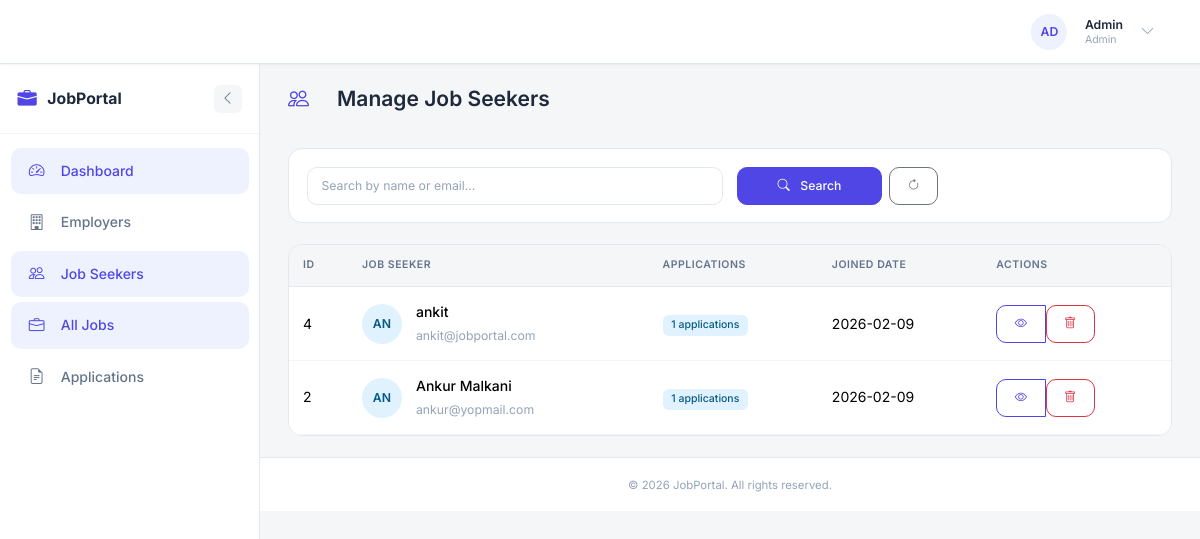
The app's page /admin/jobseekers (signed in) with its own data.
### models.py (models this page shows, shortened)
class User(db.Model, UserMixin):
    __tablename__ = 'users'
    id = db.Column(db.Integer, primary_key=True)
    name = db.Column(db.String(100), nullable=False)
    email = db.Column(db.String(120), unique=True, nullable=False, index=True)
    password_hash = db.Column(db.String(128), nullable=False)
    role = db.Column(db.String(20), nullable=False)  # admin, employer, jobseeker
    created_at = db.Column(db.DateTime, default=datetime.utcnow)
    updated_at = db.Column(db.DateTime, default=datetime.utcnow, onupdate=datetime.utcnow)
    profile = db.relationship('Profile', back_populates='user', uselist=False, cascade='all, delete-orphan')
    jobs = db.relationship('Job', back_populates='employer', foreign_keys='Job.employer_id', cascade='all, delete-orphan')
    applications = db.relationship('Application', back_populates='jobseeker', foreign_keys='Application.jobseeker_id', cascade='all, delete-orphan')
    @property
    def password(self):
        """Prevent direct password access"""
        raise AttributeError('Password is not readable')
    def is_admin(self):
        return self.role == 'admin'
    def is_employer(self):
        return self.role == 'employer'
    def is_jobseeker(self):
        return self.role == 'jobseeker'
    def get_role_display(self):
        roles = {
            'admin': 'Admin',
            'employer': 'Employer',
            'jobseeker': 'Jobseeker'
        }
        return roles.get(self.role, self.role)

### admin/routes.py (the view)
@admin.route('/jobseekers')
@login_required
def jobseekers():
    if not current_user.is_admin():
        flash('Access denied. Admin privileges required.', 'danger')
        return redirect(url_for('main.home'))
    page = request.args.get('page', 1, type=int)
    search = request.args.get('search', '')
    query = User.query.filter_by(role='jobseeker')
    if search:
        query = query.filter(
            (User.name.contains(search)) |
            (User.email.contains(search))
        )
    jobseekers_pagination = query.order_by(User.created_at.desc()).paginate(
        page=page, per_page=10, error_out=False
    )
    return render_template('admin/jobseekers.html', jobseekers=jobseekers_pagination)

### app.py (called while the page is built)
@login_manager.user_loader
def load_user(user_id):
    return User.query.get(int(user_id))

@app.context_processor
def inject_sidebar_state():
    is_auth = getattr(current_user, 'is_authenticated', False)
    if is_auth:
        sidebar_collapsed = request.cookies.get('sidebar_collapsed', 'false') == 'true'
    else:
        sidebar_collapsed = False
    return dict(sidebar_collapsed=sidebar_collapsed)

### templates/admin/jobseekers.html (shortened to what this page needs)
{% extends "base.html" %}
{% block content %}
<div class="page-header">
    <h1><i class="bi bi-people"></i>Manage Job Seekers</h1>
</div>
<div class="dashboard-card mb-4">
    <div class="card-body">
        <form method="GET" class="row g-3">
            <div class="col-md-6">
                <input type="text" name="search" class="form-control" placeholder="Search by name or email..."
                       value="{{ request.args.get('search', '') }}">
            </div>
            <div class="col-md-3 d-flex gap-2">
                <button type="submit" class="btn btn-primary flex-grow-1">
                    <i class="bi bi-search me-1"></i>Search
                </button>
                <a href="{{ url_for('admin.jobseekers') }}" class="btn btn-outline-secondary">
                    <i class="bi bi-arrow-clockwise"></i>
                </a>
            </div>
        </form>
    </div>
</div>
<div class="dashboard-card">
    <div class="card-body p-0">
        {% if jobseekers.items %}
            <div class="table-responsive">
                <table class="table mb-0">
                    <thead>
                        <tr>
                            <th>ID</th>
                            <th>Job Seeker</th>
                            <th>Applications</th>
                            <th>Joined Date</th>
                            <th>Actions</th>
                        </tr>
                    </thead>
                    <tbody>
                        {% for seeker in jobseekers.items %}
                            <tr>
                                <td>{{ seeker.id }}</td>
                                <td>
                                    <div class="d-flex align-items-center">
                                        <div class="avatar bg-info-subtle text-info me-3">
                                            {{ seeker.name[:2].upper() }}
                                        </div>
                                        <div>
                                            <div class="fw-medium">{{ seeker.name }}</div>
                                            <small class="text-muted">{{ seeker.email }}</small>
                                        </div>
                                    </div>
                                </td>
                                <td>
                                    <span class="badge bg-info-subtle text-info">
                                        {{ seeker.applications|length }} applications
                                    </span>
                                </td>
                                <td>{{ seeker.created_at.strftime('%Y-%m-%d') }}</td>
                                <td>
                                    <div class="btn-group btn-group-sm">
                                        <a href="{{ url_for('admin.view_jobseeker', jobseeker_id=seeker.id) }}"
                                           class="btn btn-outline-primary" title="View Profile">
                                            <i class="bi bi-eye"></i>
                                        </a>
                                        <form action="{{ url_for('admin.delete_jobseeker', jobseeker_id=seeker.id) }}" method="POST" style="display:inline;">
                                            <button type="submit" class="btn btn-outline-danger" title="Delete" onclick="return confirm('Are you sure you want to delete this job seeker? This will also delete their applications and profile.')">
                                                <i class="bi bi-trash"></i>
                                            </button>
                                        </form>
                                    </div>
                                </td>
                            </tr>
                        {% endfor %}
                    </tbody>
                </table>
            </div>
        {% else %}
            <div class="text-center py-5">
                <i class="bi bi-inbox display-1 text-muted"></i>
                <h4 class="mt-3">No Job Seekers Found</h4>
                <p class="text-muted">No job seekers match your criteria.</p>
            </div>
        {% endif %}
    </div>
</div>
{% endblock %}

### templates/base.html (shortened to what this page needs)
<!DOCTYPE html>
<html lang="en">
<head>
    <link href="https://cdn.jsdelivr.net/npm/bootstrap@5.3.2/dist/css/bootstrap.min.css" rel="stylesheet">
    <link href="https://cdn.jsdelivr.net/npm/bootstrap-icons@1.11.1/font/bootstrap-icons.css" rel="stylesheet">
    <link rel="stylesheet" href="{{ url_for('static', filename='css/main.css') }}">
</head>
<body>
    {% if current_user.is_authenticated %}
    <nav class="navbar navbar-expand-lg">
        <div class="container-fluid px-3">
            <a class="navbar-brand" href="{{ url_for('main.home') }}">
                <i class="bi bi-briefcase-fill"></i>
                <span >JobPortal</span>
            </a>
            <div class="collapse navbar-collapse" id="navbarNav">
                <ul class="navbar-nav ms-auto align-items-center">
                    {% if current_user.is_admin() %}
                        <li class="nav-item">
                            <a class="nav-link {% if request.endpoint and request.endpoint.startswith('admin.dashboard') %}active{% endif %}" href="{{ url_for('admin.dashboard') }}">
                                <i class="bi bi-speedometer2 me-1"></i>Dashboard
                            </a>
                        </li>
                    {% elif current_user.is_employer() %}
                        <li class="nav-item">
                            <a class="nav-link {% if request.endpoint and request.endpoint.startswith('employer.dashboard') %}active{% endif %}" href="{{ url_for('employer.dashboard') }}">
                                <i class="bi bi-speedometer2 me-1"></i>Dashboard
                            </a>
                        </li>
                    {% elif current_user.is_jobseeker() %}
                        <li class="nav-item">
                            <a class="nav-link {% if request.endpoint and request.endpoint.startswith('jobseeker.dashboard') %}active{% endif %}" href="{{ url_for('jobseeker.dashboard') }}">
                                <i class="bi bi-speedometer2 me-1"></i>Dashboard
                            </a>
                        </li>
                    {% endif %}
                    <li class="nav-item dropdown ms-2">
                        <a class="user-dropdown d-flex align-items-center" href="#" role="button" data-bs-toggle="dropdown" aria-expanded="false">
                            <div class="avatar">
                                {{ current_user.name[:2].upper() }}
                            </div>
                            <div class="user-info d-none d-md-block ms-2">
                                <div class="user-name">{{ current_user.name }}</div>
                                <div class="user-role">{{ current_user.get_role_display() }}</div>
                            </div>
                            <i class="bi bi-chevron-down ms-2 text-muted"></i>
                        </a>
                    </li>
                </ul>
            </div>
        </div>
    </nav>
    <div class="d-flex">
        <aside class="sidebar-wrapper {% if sidebar_collapsed %}collapsed{% endif %}" id="sidebarWrapper">
            <div class="sidebar-header">
                <a class="sidebar-brand" href="{{ url_for('main.home') }}">
                    <i class="bi bi-briefcase-fill"></i>
                    <span class="sidebar-label">JobPortal</span>
                </a>
                <button class="sidebar-toggle" id="sidebarToggle" title="Toggle Sidebar">
                    <i class="bi {% if sidebar_collapsed %}bi-chevron-right{% else %}bi-chevron-left{% endif %}"></i>
                </button>
            </div>
            <nav class="sidebar-nav">
                <ul class="nav flex-column">
                    {% if current_user.is_admin() %}
                        {% include 'admin/sidebar.html' %}
                    {% elif current_user.is_employer() %}
                        {% include 'employer/sidebar.html' %}
                    {% elif current_user.is_jobseeker() %}
                        {% include 'jobseeker/sidebar.html' %}
                    {% endif %}
                </ul>
            </nav>
        </aside>
        <main class="main-wrapper flex-grow-1">
            <div class="main-content flex-grow-1">
                {% block content %}{% endblock %}
            </div>
            <footer class="footer">
                <span>&copy; 2026 JobPortal. All rights reserved.</span>
            </footer>
        </main>
    </div>
    {% endif %}
</body>
</html>

### records on screen
User: name "AD", name "Admin", role "Admin"
User: id "4", name "AN", name "ankit", email "ankit@jobportal.com", applications|length "1", created_at "2026-02-09"
User: id "2", name "AN", name "Ankur Malkani", email "ankur@yopmail.com", applications|length "1", created_at "2026-02-09"
